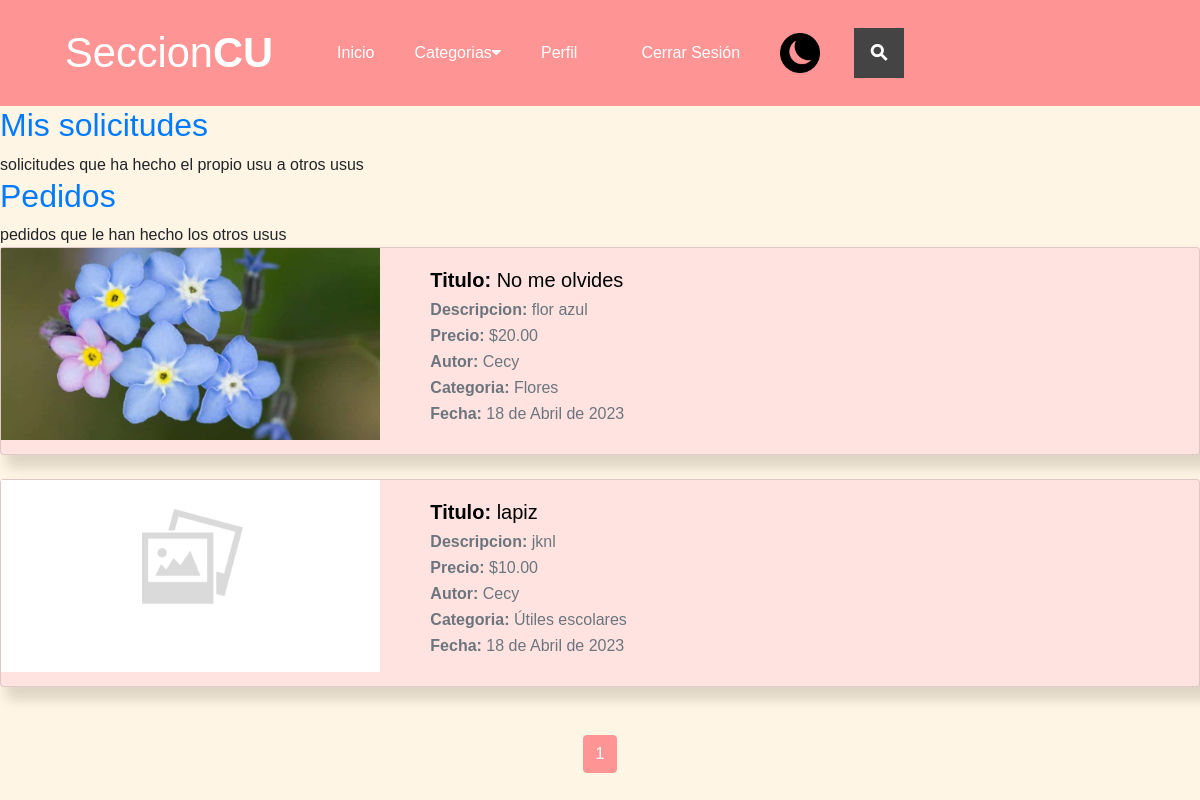
The app's page /publicaciones/historial/pedidos (signed in) with its own data.
### publicaciones/models.py (models this page shows, shortened)
class Solicitudes(models.Model):
    publicacion = models.ForeignKey(Publicaciones, on_delete=models.CASCADE)
    solicitante = models.ForeignKey(User, on_delete=models.CASCADE)
    created = models.DateField(auto_now_add=True)
    updated = models.DateField(auto_now_add=True)

class Publicaciones(models.Model):
    titulo = models.CharField(max_length=50)
    descripcion = models.CharField(max_length=200)
    imagen =  models.ImageField(upload_to='publicaciones', null=True, blank=True)
    estado = models.BooleanField(default=True)
    autor = models.ForeignKey(User, on_delete=models.CASCADE)
    precio = models.DecimalField(max_digits=10, decimal_places=2)
    categoria = models.ForeignKey(Categoria, on_delete=models.CASCADE)
    created = models.DateField(auto_now_add=True)
    updated = models.DateField(auto_now_add=True)
    class Meta:
        verbose_name='publicacion'
        verbose_name_plural = 'publicaciones'

class Categoria(models.Model):
    nombre = models.CharField(max_length=50)
    created = models.DateField(auto_now_add=True)
    updated = models.DateField(auto_now_add=True)
    class Meta:
        verbose_name='categoria'
        verbose_name_plural = 'categorias'
    def __str__(self):
        return self.nombre

### autentificacion/models.py (models this page shows)
class User(AbstractUser):
    email = models.EmailField(
        verbose_name='email address',
        max_length=255,
        unique=True,
    )
    username = models.CharField(max_length=100, unique=False)
    birthdate = models.DateField(null=True, blank=True)
    phone = models.CharField(max_length=10, null=True, blank=True)
    address = models.CharField(max_length=200, null=True, blank=True)
    photo = models.ImageField(upload_to='autentificacion', null=True, blank=True)
    career = models.CharField(max_length=30,null=True, blank=True)
    created = models.DateField(auto_now_add=True)
    USERNAME_FIELD = 'email'
    REQUIRED_FIELDS = ['username']
    def __str__(self):
        return self.username

### publicaciones/views.py (the view)
# urls.py: path("historial/pedidos", views.historial_pedidos, name="pedidos"),
@login_required
def historial_pedidos(request):
    categorias = Categoria.objects.all()
    usuario = User.objects.get(id=request.user.id)
    queryset = Solicitudes.objects.select_related('publicacion').filter(publicacion__autor = usuario)
    paginator = Paginator(queryset, 10)
    page_number = request.GET.get('page')
    queryset = paginator.get_page(page_number)
    return render(request, "publicaciones/historial_pedidos.html", {"solicitudes" : queryset, "categorias" : categorias})

### publicaciones/templates/publicaciones/historial_pedidos.html (shortened to what this page needs)
{% extends 'publicaciones/nav.html' %}
{% load static %}
{%block content%}
    <h2>
        <a href="{%url 'solicitudes'%}"> Mis solicitudes</a>
    </h2>
     solicitudes que ha hecho el propio usu a otros usus
    <h2>
        <a href="{%url 'pedidos'%}"> Pedidos</a>
    </h2>
    pedidos que le han hecho los otros usus
    <div class="publicaciones-1">
        {%for soli in solicitudes%}
        <a href="{%url 'publicacion' soli.publicacion.id%}">
        <div class="card mb-4 sombreado">
            <div class="row g-0">
                <div class="col-md-4">
                    {% if soli.publicacion.imagen %}
                        <img class="img-publi" src="{{soli.publicacion.imagen.url}}" class="card-img-top">
                    {%else%}
                        <img class="img-publi" src="{% static 'publicaciones/img/sin_imagen.png' %}"class="card-img-top">
                    {% endif %}
                </div>
              <div class="col-md-8">
                <div class="card-body">
                    <h5 class="card-title"><span class="span-card">Titulo:</span> {{soli.publicacion.titulo}}</h5>
                    <p class="card-subtitle mb-2 text-muted"><span>Descripcion:</span> {{soli.publicacion.descripcion }}</p>
                    <p class="card-subtitle mb-2 text-muted"><span class="span-card">Precio:</span> ${{soli.publicacion.precio}}</p>
                    <p class="card-subtitle mb-2 text-muted"><span class="span-card">Autor:</span> {{soli.publicacion.autor}}</p>
                    <p class="card-subtitle mb-2 text-muted"><span class="span-card">Categoria:</span> {{soli.publicacion.categoria}}</p>
                    <p class="card-subtitle mb-2 text-muted"><span class="span-card">Fecha:</span> {{soli.created}}</p>
                </div>
              </div>
            </div>
        </div>
        </a>
        {%endfor%}
    </div>
{% include "publicaciones/paginacion_publicaciones.html" with page_obj=solicitudes  %}
{%endblock%}

### publicaciones/static/publicaciones/assets/css/header.css (style rules this page uses)
span { font-weight: bold; }
body { font-family: sans-serif; background-color: #FFF5E4; }

### publicaciones/static/publicaciones/assets/css/publicaciones.css (style rules this page uses)
.card-title { color: rgb(0, 0, 0); }
.card { background-color: #FFE3E1; }
.sombreado { box-shadow: 9px 10px 12px 3px rgba(0,0,0,0.13); -webkit-box-shadow: 9px 10px 12px 3px rgba(0,0,0,0.13); -moz-box-shadow: 9px 10px 12px 3px rgba(0,0,0,0.13); }
.img-publi { width: 100%; height: 12rem; object-fit: cover; }
.span-card { font-weight: bold; }

### publicaciones/templates/publicaciones/historial_pedidos.html (style rules this page uses)
img { width: 20%; }
a { text-decoration: none!important; }

### records on screen
Solicitudes: publicacion.imagen (picture), publicacion.titulo "No me olvides", publicacion.descripcion "flor azul", publicacion.precio "20.00", publicacion.autor "Cecy", publicacion.categoria "Flores", created "18 de Abril de 2023"
Solicitudes: publicacion.titulo "lapiz", publicacion.descripcion "jknl", publicacion.precio "10.00", publicacion.autor "Cecy", publicacion.categoria "Útiles escolares", created "18 de Abril de 2023"

### other values on screen
{{ i }} "1"
